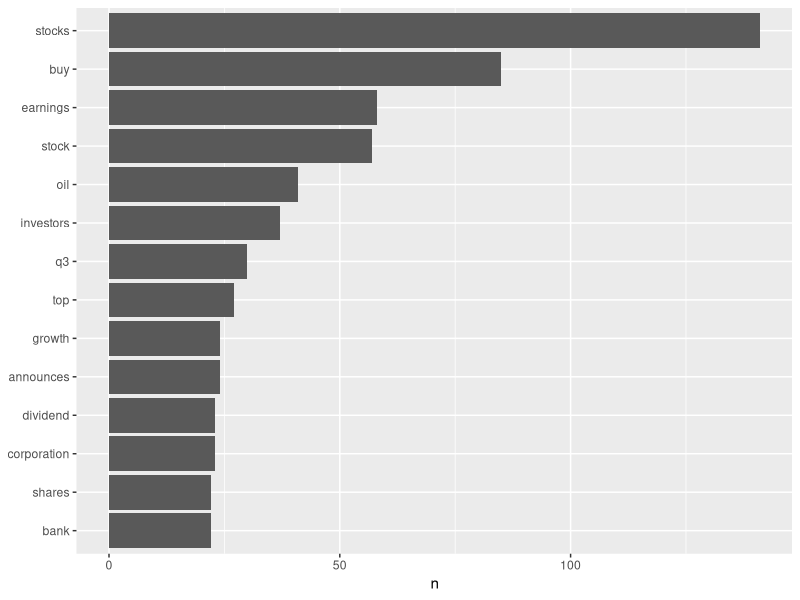
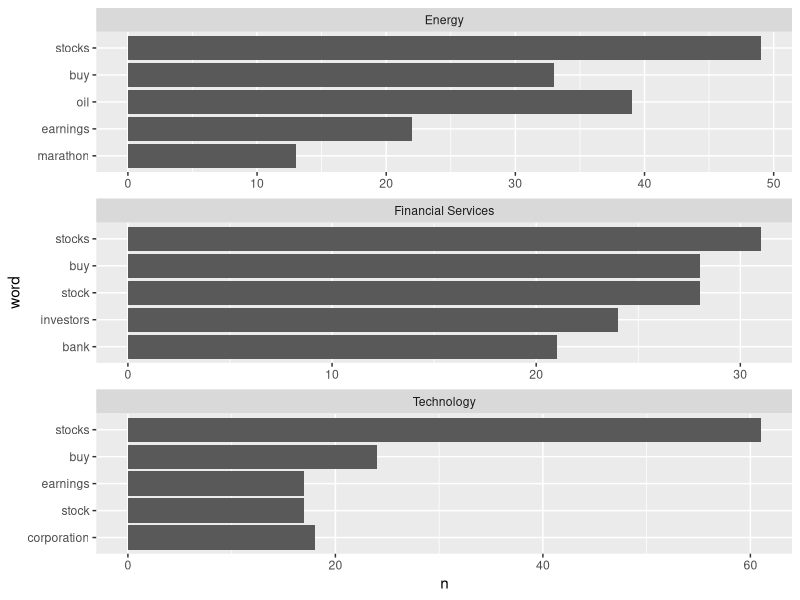
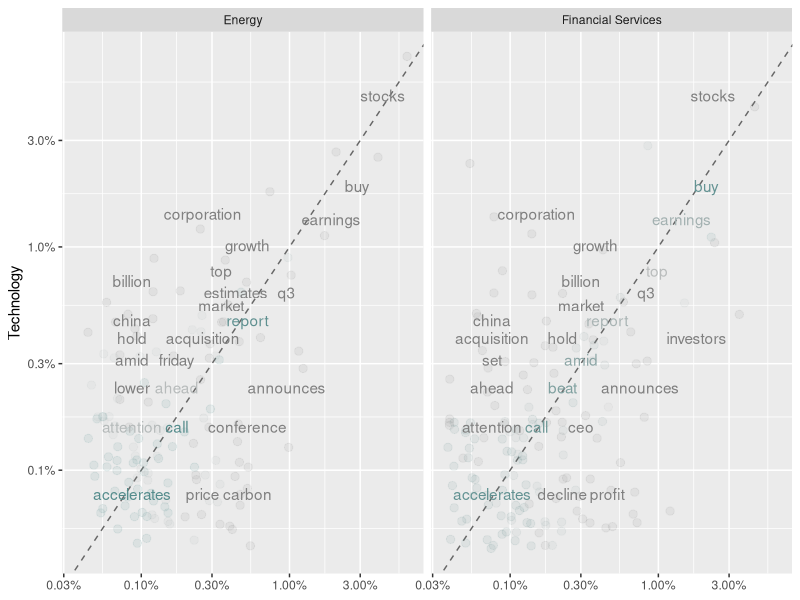
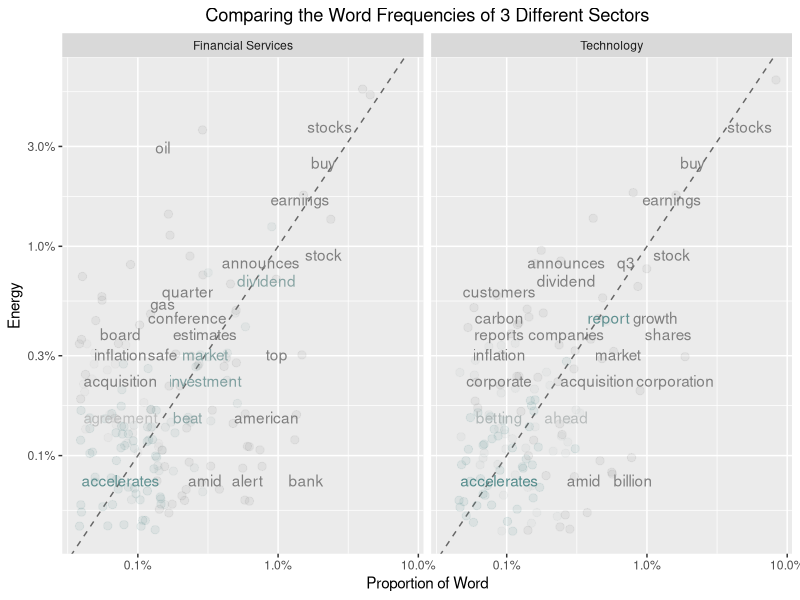
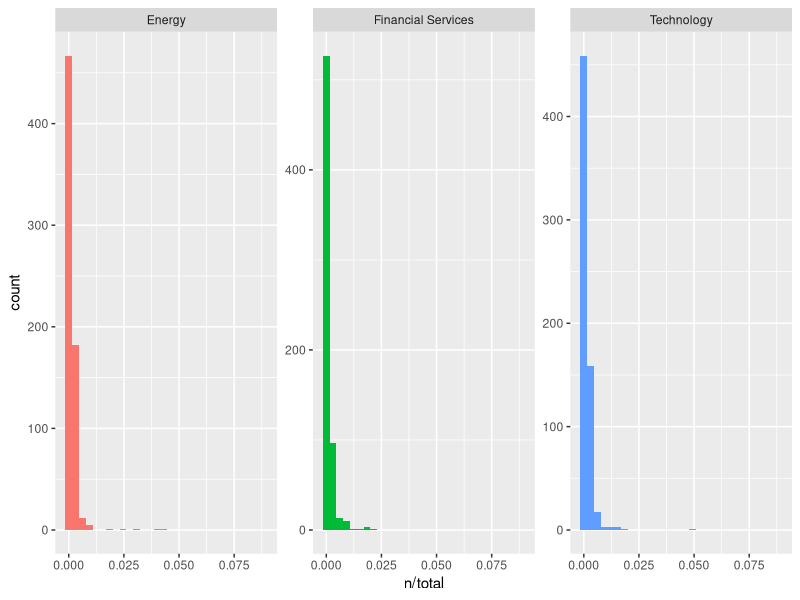
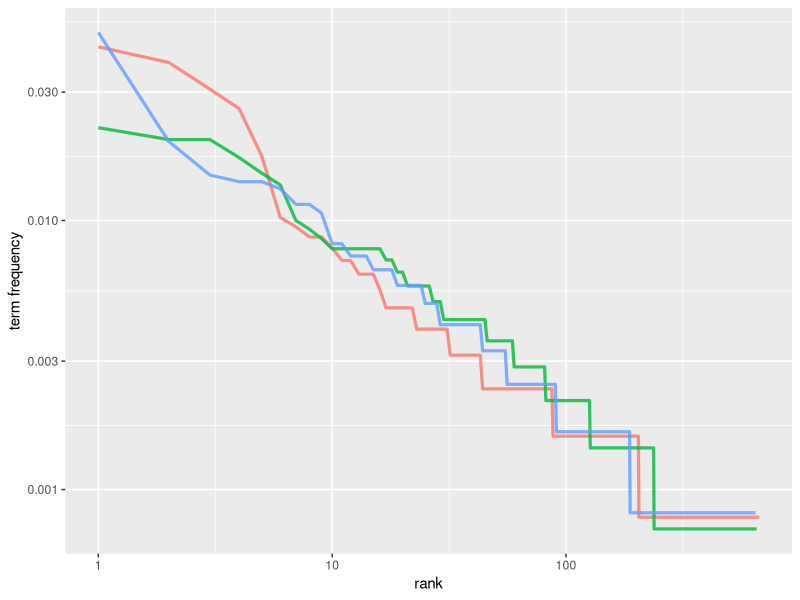
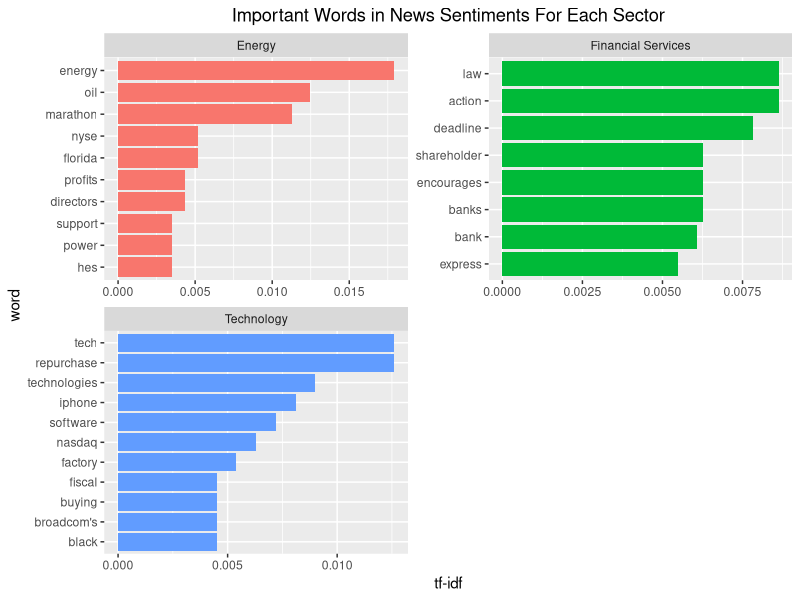

Write the R code that produced these figures, in order.
library(tidyverse)
library(tidytext)
library(ggplot2)
library(tidyr)
library(forcats)
# install.packages("SemNetCleaner")
# library(SemNetCleaner)

# read in csv file as tibble/data frame
scrape.data <- read.csv(file='stockdata.csv', stringsAsFactors=FALSE)

clean.data <- as_tibble(scrape.data)

# transform table into one-word-per-line tidytext format
clean.data <- clean.data %>%
  unnest_tokens(word, Top.News)


# most frequent words
clean.data %>%
  count(word, sort = TRUE)


clean.data2 <- clean.data$Company.Name
full_stop_words <- c(lapply(list(clean.data2), tolower), list(c("cloud", "7", "2", "3", "hsbc", "dell", "bp", "dte", "aig", "duke", "amazon", "exxon", "hess", "petrochina", "sachs", "lloyds", "bcs", "cm", "nokia", "atlassian", "autodesk", "vmware", "slb", "shell", "schlumberger", "ecopetrol", "barclays", "exxonmobil", "adobe", "apple", "broadcom", "chevron", "s.a", "mro", "shopify", "mastercard", "mobil")))

custom_stop_words <- bind_rows(tibble(word = unlist(full_stop_words),  
                                      lexicon = c("custom")), 
                               stop_words)

# remove stop words
data(stop_words)
clean.data <- clean.data %>%
  anti_join(custom_stop_words)

# check result of stop word removal
clean.data %>%
  count(word, sort = TRUE)


# remove numbers
nums <- clean.data %>% 
  filter(str_detect(word, "^[0-9]")) %>% 
  select(word) %>% 
  unique()

clean.data <- clean.data %>%
  anti_join(nums, by = "word")

# check result of numbers removal
clean.data %>%
  count(word, sort = TRUE)

str(clean.data)

# remove other words
uni_sw <- data.frame(word = sapply(scrape.data$Sector, tolower))

# sapply(scrape.data$Company.Name, singularize(dictionary = TRUE)))


clean.data <- clean.data %>%
  anti_join(uni_sw, by = "word")


# check result of other words removal
clean.data %>%
  count(word, sort = TRUE)

# visualize top words in corpus (For all News)
clean.data %>%
  count(word, sort = TRUE) %>%
  filter(n >= 20) %>%
  mutate(word = reorder(word, n)) %>%
  ggplot(aes(word, n)) +
  geom_col() +
  xlab(NULL) +
  coord_flip()

# visualize top words in corpus (For News Per Sector)
clean.data %>%
  count(Sector, word, sort = TRUE) %>%
  mutate(word = reorder(word, n)) %>%
  group_by(Sector) %>% 
  top_n(5) %>%
  ggplot(aes(word, n)) +
  geom_col() +
  coord_flip() +
  facet_wrap(~Sector, ncol = 1, scales="free")


library(tidyr)

clean.data <- clean.data %>% 
  filter(Sector %in% c("Financial Services", "Technology", "Energy"))

frequency <- clean.data %>% 
  count(Sector, word) %>%
  group_by(Sector) %>% 
  mutate(proportion = n / sum(n)) %>% 
  select(-n) %>% 
  pivot_wider(names_from = Sector, values_from = proportion) 

frequency <- frequency %>% 
  pivot_longer(`Financial Services`:`Energy`,
               names_to = "Sector", values_to = "proportion")



library(scales)

# expect a warning about rows with missing values being removed
ggplot(frequency, aes(x = proportion, y = `Technology`, 
                      color = abs(`Technology` - proportion))) +
  geom_abline(color = "gray40", lty = 2) +
  geom_jitter(alpha = 0.1, size = 2.5, width = 0.3, height = 0.3) +
  geom_text(aes(label = word), check_overlap = TRUE, vjust = 1.5) +
  scale_x_log10(labels = percent_format()) +
  scale_y_log10(labels = percent_format()) +
  scale_color_gradient(limits = c(0, 0.001), 
                       low = "darkslategray4", high = "gray75") +
  facet_wrap(~Sector, ncol = 2) +
  theme(legend.position="none") +
  labs(y = "Technology", x = NULL)


frequency <- clean.data %>% 
  count(Sector, word) %>%
  group_by(Sector) %>% 
  mutate(proportion = n / sum(n)) %>% 
  select(-n) %>% 
  pivot_wider(names_from = Sector, values_from = proportion) 

frequency <- frequency %>% 
  pivot_longer(`Financial Services`:`Technology`,
               names_to = "Sector", values_to = "proportion")



library(scales)

# expect a warning about rows with missing values being removed
ggplot(frequency, aes(x = proportion, y = `Energy`, 
                      color = abs(`Energy` - proportion))) +
  geom_abline(color = "gray40", lty = 2) +
  geom_jitter(alpha = 0.1, size = 2.5, width = 0.3, height = 0.3) +
  geom_text(aes(label = word), check_overlap = TRUE, vjust = 1.5) +
  scale_x_log10(labels = percent_format()) +
  scale_y_log10(labels = percent_format()) +
  scale_color_gradient(limits = c(0, 0.001), 
                       low = "darkslategray4", high = "gray75") +
  facet_wrap(~Sector, ncol = 2) +
  theme(legend.position="none") +
  labs(y = "Energy", 
       x = "Proportion of Word",
       title = "Comparing the Word Frequencies of 3 Different Sectors")+
  theme(plot.title = element_text(hjust = 0.5))


cor.test(data = frequency[frequency$Sector == "Financial Services",],
         ~ proportion + `Energy`)

cor.test(data = frequency[frequency$Sector == "Technology",],
         ~ proportion + `Energy`)


clean.data2 <- as_tibble(scrape.data)



clean.data2 <- clean.data2 %>%
  unnest_tokens(word, Top.News) %>%
  count(Sector, word, sort = TRUE)

# remove stop words
data(stop_words)
clean.data2 <- clean.data2 %>%
  anti_join(custom_stop_words)


total_words <- clean.data2 %>% 
  group_by(Sector) %>% 
  summarize(total = sum(n))


company_words <- left_join(clean.data2, total_words)

ggplot(company_words, aes(n/total, fill = Sector)) +
  geom_histogram(show.legend = FALSE) +
  xlim(NA, 0.09) +
  facet_wrap(~Sector, ncol = 3, scales = "free_y")


freq_by_rank <- company_words %>% 
  group_by(Sector) %>% 
  mutate(rank = row_number(), 
         `term frequency` = n/total) %>%
  ungroup()


freq_by_rank %>% 
  ggplot(aes(rank, `term frequency`, color = Sector)) + 
  geom_line(size = 1.1, alpha = 0.8, show.legend = FALSE) + 
  scale_x_log10() +
  scale_y_log10()



company_tf_idf <- company_words %>%
  bind_tf_idf(word, Sector, n)


company_tf_idf %>%
  select(-total) %>%
  arrange(desc(tf_idf))



company_tf_idf %>%
  group_by(Sector) %>%
  slice_max(tf_idf, n = 8) %>%
  ungroup() %>%
  ggplot(aes(tf_idf, fct_reorder(word, tf_idf), fill = Sector)) +
  geom_col(show.legend = FALSE) +
  facet_wrap(.~Sector, ncol = 2, scales = "free") +
  labs(x = "tf-idf", 
       y = "word",
       title = "Important Words in News Sentiments For Each Sector")+
  theme(plot.title = element_text(hjust = 0.5))
